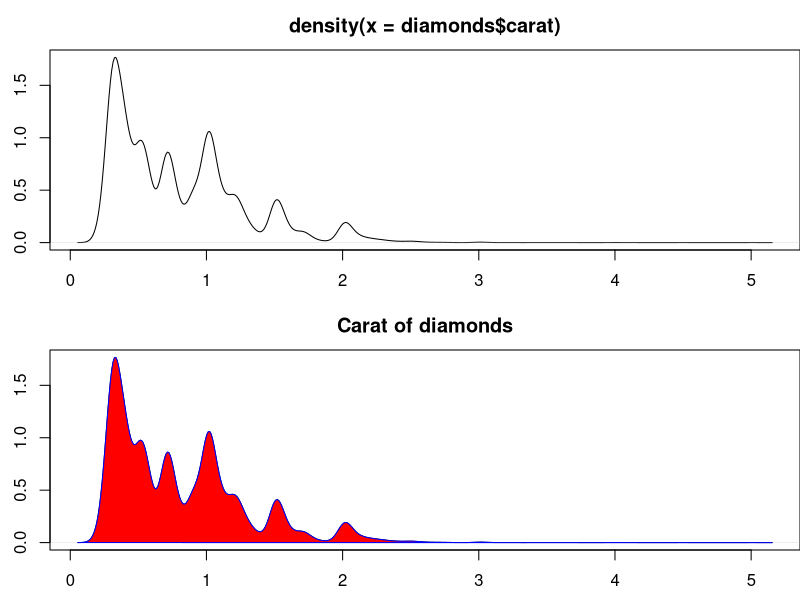

Generate this figure with R:
library(ggplot2)
par(mfrow=c(2, 1), mai=c(0.5, 0.5, 0.5, 0))

density_carat <- density(diamonds$carat)

# Create the minimal graph with all the defaults in place
plot(density_carat)

# Add title
plot(density_carat, main="Carat of diamonds")

# Colors the curve blue and fills the area under the curve with solid red
polygon(density_carat, col="red", border="blue")